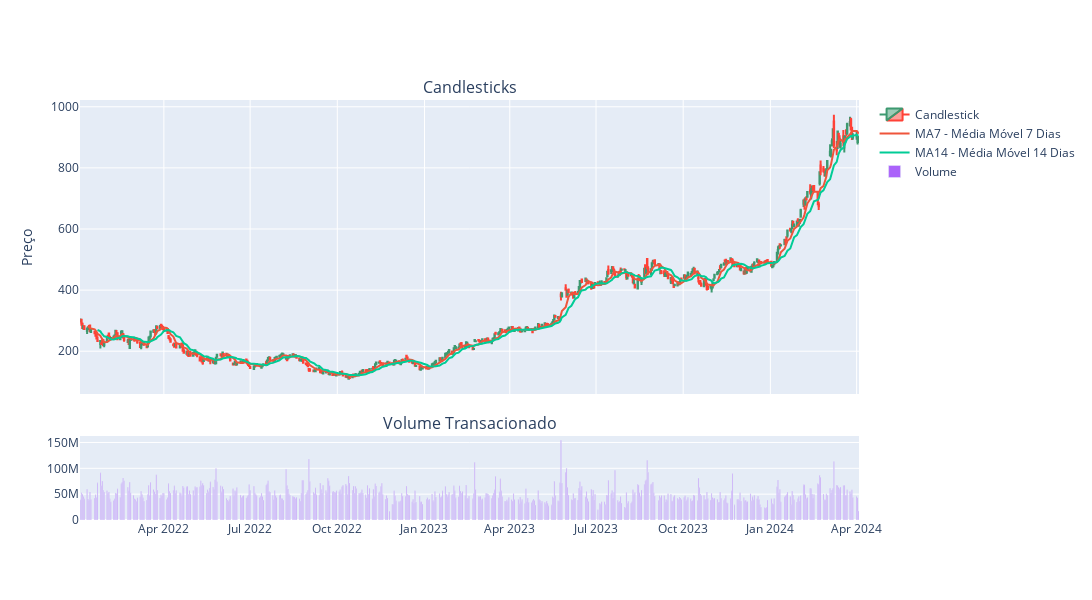

Notebook code for this chart:
### Code cell
# Criando subplots
'''
"Primeiro, criamos uma figura que conterá nossos gráficos usando make_subplots.
Isso nos permite ter múltiplos gráficos em uma única visualização.
Aqui, teremos dois subplots: um para o gráfico de candlestick e outro para o volume de transações."

'''
fig = make_subplots(rows=2, cols=1, shared_xaxes=True,
                    vertical_spacing=0.1,
                    subplot_titles=('Candlesticks', 'Volume Transacionado'),
                    row_width=[0.2, 0.7])

'''
"No gráfico de candlestick, cada candle representa um dia de negociação,
mostrando o preço de abertura, fechamento, máximo e mínimo. Vamos adicionar este gráfico à nossa figura."
'''
# Adicionando o gráfico de candlestick
fig.add_trace(go.Candlestick(x=df.index,
                             open=df['Abertura'],
                             high=df['Maxima'],
                             low=df['Minima'],
                             close=df['Fechamento'],
                             name='Candlestick'),
                             row=1, col=1)

# Adicionando as médias móveis
# Adicionamos também médias móveis ao mesmo subplot para análise de tendências
fig.add_trace(go.Scatter(x=df.index,
                         y=df['MA7'],
                         mode='lines',
                         name='MA7 - Média Móvel 7 Dias'),
                         row=1, col=1)

fig.add_trace(go.Scatter(x=df.index,
                         y=df['MA14'],
                         mode='lines',
                         name='MA14 - Média Móvel 14 Dias'),
                         row=1, col=1)

# Adicionando o gráfico de barras para o volume
# Em seguida, criamos um gráfico de barras para o volume de transações, que nos dá uma ideia da atividade de negociação naquele dia
fig.add_trace(go.Bar(x=df.index,
                     y=df['Volume'],
                     name='Volume'),
                     row=2, col=1)

# Atualizando layout
#Finalmente, configuramos o layout da figura, ajustando títulos, formatos de eixo e outras configurações para tornar o gráfico claro e legível.
fig.update_layout(yaxis_title='Preço',
                  xaxis_rangeslider_visible=False,  # Desativa o range slider
                  width=1100, height=600)

# Mostrando o gráfico
fig.show()

### Figure 1 — Plotly figure (JSON) as saved in the notebook; plotly's stock layout.template omitted (floating-point values rounded to 4 significant figures; data arrays with more than 128 entries replaced by an {"elided": "..."} marker saying what was removed)
{"data": [{"close": {"elided": "565 float values"}, "high": {"elided": "565 float values"}, "low": {"elided": "565 float values"}, "name": "Candlestick", "open": {"elided": "565 float values"}, "type": "candlestick", "x": {"elided": "565 str values"}, "xaxis": "x", "yaxis": "y"}, {"mode": "lines", "name": "MA7 - Média Móvel 7 Dias", "type": "scatter", "x": {"elided": "565 str values"}, "xaxis": "x", "y": {"elided": "565 float values"}, "yaxis": "y"}, {"mode": "lines", "name": "MA14 - Média Móvel 14 Dias", "type": "scatter", "x": {"elided": "565 str values"}, "xaxis": "x", "y": {"elided": "565 float values"}, "yaxis": "y"}, {"name": "Volume", "type": "bar", "x": {"elided": "565 str values"}, "xaxis": "x2", "y": {"elided": "565 int values"}, "yaxis": "y2"}], "layout": {"annotations": [{"font": {"size": 16}, "showarrow": false, "text": "Candlesticks", "x": 0.5, "xanchor": "center", "xref": "paper", "y": 1, "yanchor": "bottom", "yref": "paper"}, {"font": {"size": 16}, "showarrow": false, "text": "Volume Transacionado", "x": 0.5, "xanchor": "center", "xref": "paper", "y": 0.2, "yanchor": "bottom", "yref": "paper"}], "height": 600, "width": 1100, "xaxis": {"anchor": "y", "domain": [0, 1], "matches": "x2", "rangeslider": {"visible": false}, "showticklabels": false}, "xaxis2": {"anchor": "y2", "domain": [0, 1]}, "yaxis": {"anchor": "x", "domain": [0.3, 1], "title": {"text": "Preço"}}, "yaxis2": {"anchor": "x2", "domain": [0, 0.2]}}}
